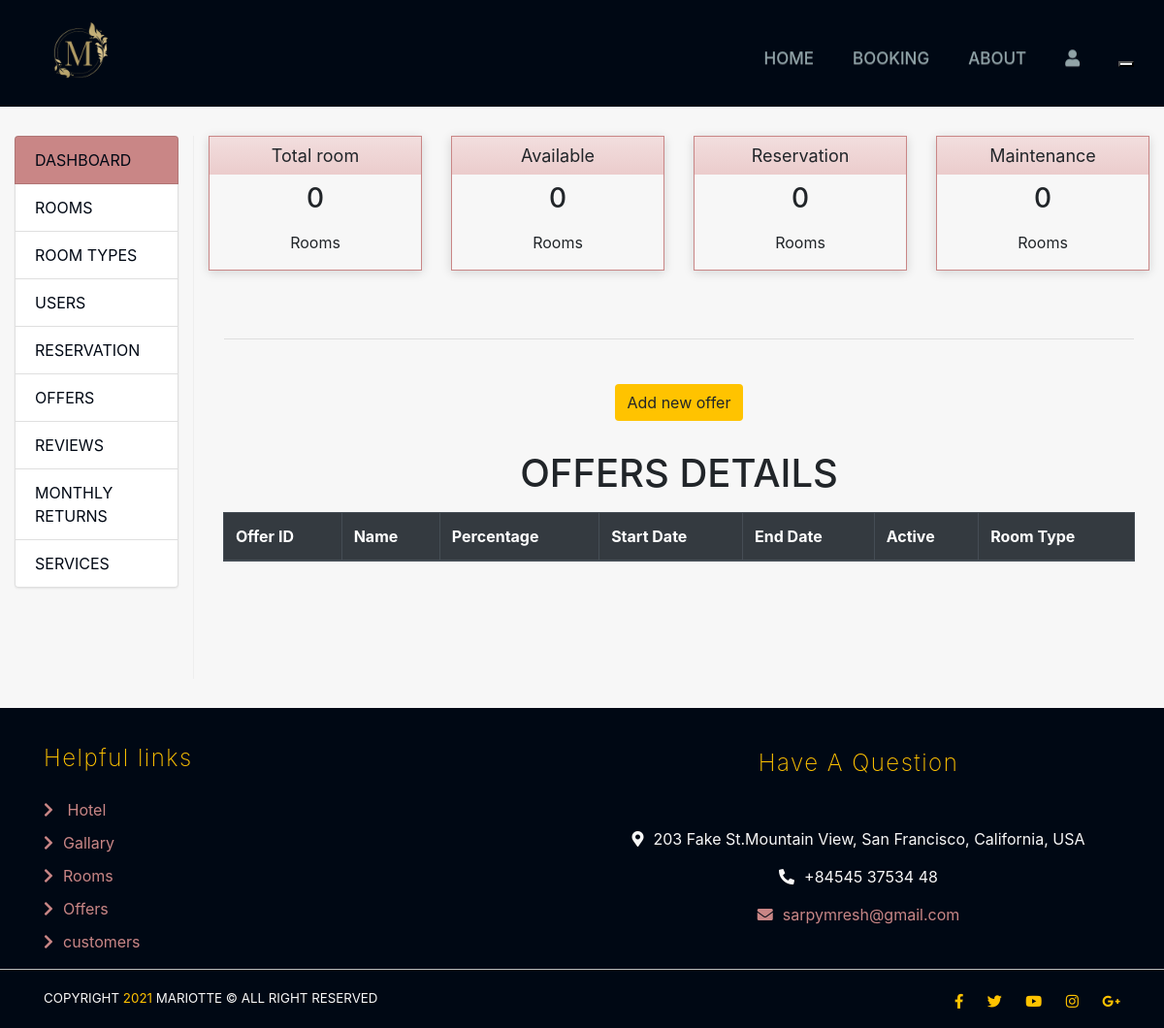
Before: /rooms/offers/ (signed in) with the older database file.
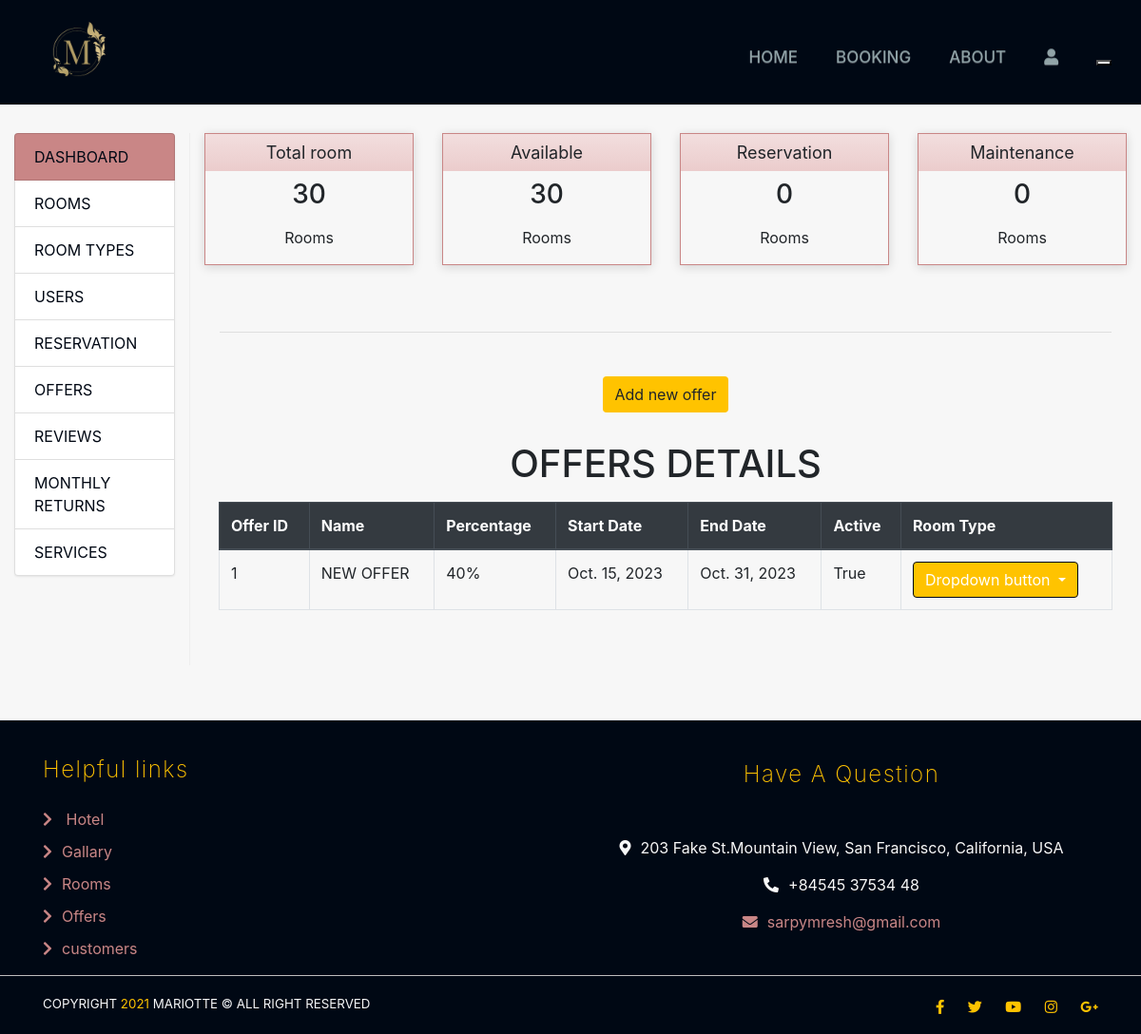
After: the same page with the newer database file.
### offers/models.py (models this page shows)
class Offer(models.Model):
    name = models.CharField(help_text="Trade name for this offer",max_length=25)
    percentage = models.IntegerField()
    start_date = models.DateField(auto_now_add=True)
    end_date = models.DateField()
    is_active = models.BooleanField(default=True)

### offers/views.py (the view)
# urls.py: path('',views.offer_home,name='offer home'),
@login_required()
def offer_home(request):
    user = request.user
    context = {}
    if not user.is_superuser:
        return HttpResponse('You Are Not Authorized To Enter This URL')
    if user.is_superuser and user.is_authenticated and request.method=='GET':
        context['offers'] = Offer.objects.all()
        context['types'] = RoomTypes.objects.filter(offer = None)
        context['all_types'] = RoomTypes.objects.all()
        context['total'] = Rooms.objects.all().count()
        context['available'] = Rooms.objects.filter(state = Rooms.EMPTY).count()
        context['maintenance'] = Rooms.objects.filter(state = Rooms.UNDER_MAINTENANCE).count()
        context['reserved'] = Rooms.objects.filter(state = Rooms.INHABITED).count()
        return render(request,'offers.html',context)

### offers/templates/offers.html (shortened to what this page needs)
{% extends 'admin base.html' %}
{% load static %}
{% block content %}
<div class="col-sm-12 text-center ">
    <button type="button" name="add-offer" class="btn  "style="background-color: #FFC300; margin:30px " data-toggle="modal" data-target="#offerModal">Add new offer</button>
  </div>
  <h1 class="text-center">
    OFFERS  DETAILS
 </h1>
 <div class="container-fluid">
 <div class="table-responsive" >
   <table class="table table-hover table-bordered">
     <thead class="thead-dark">
       <tr>
        <th>Offer ID </th>
        <th>Name </th>
        <th>Percentage </th>
        <th> Start Date </th>
        <th> End Date </th>
        <th> Active </th>
        <th>Room Type</th>
       </tr>
     </thead>
     <tbody>
        {% for offer in offers %}
        <tr>
            <td>{{offer.id}}</td>
            <td>{{offer.name}}</td>
            <td> {{offer.percentage}}%</td>
            <td> {{offer.start_date}} </td>
            <td> {{offer.end_date}} </td>
            <td> {{offer.is_active}} </td>
            <td>
              <div class="dropdown">
                <button class="btn  dropdown-toggle"  type="button" id="dropdownMenuButton" data-toggle="dropdown" aria-haspopup="true" aria-expanded="false">
                  Dropdown button
                </button>
              </div>
          </td>
          </tr>
        {% endfor %}
     </tbody>
   </table>
 </div>
 </div>
{% endblock %}

### templates/admin base.html (shortened to what this page needs)
{% load static %}
<!DOCTYPE html>
<html lang="en">
<head>
  <link rel="stylesheet" href="{% static 'main/css/home.css' %}">
  <link rel="stylesheet" href="{% static 'main/css/normalize.css' %}">
  <link rel="stylesheet" href="{% static 'main/css/all.min.css' %}">
  <link rel="stylesheet" href="{% static 'main/css/bootstrap.min.css' %}">
  <link rel="stylesheet" type="text/css" href="{% static 'main/css/style.css' %}" />
  <link rel="stylesheet" href="{% static 'main/css/animate.css' %}">
  <link rel="stylesheet" href="{% static 'main/css/bootstrap-theme.min.css' %}">
</head>
<body style=" background-color: #f7f7f7;">
  <div class=" mynav ">
    <nav class="navbar navbar-expand-lg navbg fixed-top bl-ac  ">
      <div class="container-fluid">
        <a class="navbar-brand" href="#">
          <img src="{% static 'main/images/hotel-removebg-preview.png' %}" alt="" width="100px" height="100px">
        </a>
        <div class="d-lg-block d-none  ">
          <div class="collapse navbar-collapse align-self-end flex-wrap w-auto " id="navbarNav">
            <ul class="navbar-nav ml-auto">
              <li class="nav-item ">
                <a id="nav-link " class="nav-link1" href="{% url 'home' %}">Home </a>
              </li>
              <li class="nav-item">
                <a id="nav-link" class="nav-link2" href="{% url 'add temp reservation' %}">Booking</a>
              </li>
              <li class="nav-item">
                <a id="nav-link" class="nav-link4" href="{% url 'about' %}">About</a>
              </li>
              {% if request.user.is_authenticated and not request.user.is_staff %}
              <li class="nav-item">
                <a href="#">
                  <i class="fas fa-user"></i></a>
                <ul>
                  {% if not reviewed %}
                  <li><a href="{% url 'add review' %}">add review</a></li>
                  {% else %}
                  <li><a href="#">thank you for your review</a></li>
                  {% endif %}
                  <li><a href="{% url 'my reservations' %}">show my reservation</a></li>
                  <li><a href="{% url 'logout' %}">log out</a></li>
                </ul>
              </li>
              {% elif request.user.is_authenticated and request.user.is_staff and request.user.is_superuser %}
              <li class="nav-item">
                <a href="#">
                  <i class="fas fa-user"></i></a>
              </li>
              {% else %}
              <li class="nav-item">
                <a href="{% url 'login' %}">
                  <i class="fas fa-user"></i></a>
              </li>
              {% endif %}
              <li class="nav-item"><button id="dark-mode-toggle" class="dark-mode-toggle" aria-label="toggle dark mode">
                </button>
              </li>
            </ul>
          </div>
        </div>
      </div>
    </nav>
  </div>
  <div class="container-fluid marg">
    <div class="row">
      <div class="col-lg-2 col-sm-12 sidebar " id="sidebar">
        <div class="list-group">
          <a href="{% url 'misc' %}" class="list-group-item act"> DASHBOARD</a>
          <a href="{% url 'rooms home' %}" class="list-group-item"> ROOMS </a>
          <a href="{% url 'room types' %}" class="list-group-item  ">ROOM TYPES </a>
          <a href="{% url 'show staff' %}" class="list-group-item"> USERS </a>
          <a href="{% url 'books admin' %}" class="list-group-item"> RESERVATION </a>
          <a href="{% url 'offer home' %}" class="list-group-item"> OFFERS </a>
          <a href="{% url 'reviews home' %}" class="list-group-item"> REVIEWS </a>
          <a href="{% url 'monthly returns' %}" class="list-group-item"> MONTHLY RETURNS </a>
          <a href="{% url 'service home' %}" class="list-group-item"> SERVICES </a>
        </div>
      </div>
      <div class="col-sm-12 col-lg-10 main">
        <section class="row text-center placeholders">
          <div class=" col-md-3">
            <div class="panel panel-danger">
              <div class="panel-heading">Total room</div>
              <div class="panel-body">
                <h3>{{total}}</h3>
                <p>Rooms</p>
              </div>
            </div>
          </div>
          <div class="col-md-3">
            <div class="panel panel-danger">
              <div class="panel-heading">Available</div>
              <div class="panel-body">
                <h3>{{available}}</h3>
                <p>Rooms</p>
              </div>
            </div>
          </div>
          <div class=" col-md-3">
            <div class="panel panel-danger">
              <div class="panel-heading">Reservation</div>
              <div class="panel-body">
                <h3>{{reserved}}</h3>
                <p>Rooms</p>
              </div>
            </div>
          </div>
          <div class=" col-md-3">
            <div class="panel panel-danger">
              <div class="panel-heading"> Maintenance</div>
              <div class="panel-body">
                <h3>{{maintenance}}</h3>
                <p>Rooms</p>
              </div>
            </div>
          </div>
        </section>
        <br>
        <hr>
        {% block content %}
        {% endblock %}
      </div>
    </div>
  </div>
  <footer>
    <div class="container text-center">
      <div class="row">
        <div class="col-sm-12 col-md-6">
          <div class="links text-md-left">
            <h4>Helpful links</h4>
            <ul class="list-unstyled  ">
              <li><a href="#hotel"><i class="fa fa-chevron-right"></i> Hotel</a></li>
              <li><a href="#gallary"><i class="fa fa-chevron-right"></i>Gallary</a></li>
              <li><a href="#rooms"><i class="fa fa-chevron-right"></i>Rooms</a></li>
              <li><a href="#offers"><i class="fa fa-chevron-right"></i>Offers</a></li>
              <li><a href="#customers"><i class="fa fa-chevron-right"></i>customers</a></li>
            </ul>
          </div>
        </div>
        <div class="col-sm-12 col-md-6">
          <div class="contact">
            <h4>Have A Question</h4>
            <ul class="list-unstyled">
              <li style="color: #f7f7f7;"> <i class="fas fa-map-marker-alt" aria-hidden="true"></i>203 Fake St.Mountain
                View, San Francisco, California, USA</li>
              <li style="color: #f7f7f7;"><i class="fas fa-phone-alt" aria-hidden="true"></i>+84545 37534 48</li>
              <li><a href="mailto:sarpymresh@gmail.com?subject=contact"><i class="fas fa-envelope"
                    aria-hidden="true"></i>sarpymresh@gmail.com</a></li>
            </ul>
          </div>
        </div>
      </div>
  </footer>
  <div class="copyright">
    <div class="container">
      <div class="row">
        <div class="col-md-6 text-center text-md-left text-uppercase copy" style="color:#f7f7f7">
          Copyright <span style="color:#FFC300;">2021</span> Mariotte &copy; All Right Reserved
        </div>
        <div class="col-md-6 text-center text-md-right">
          <ul class="list-unstyled">
            <li><a href="https://www.facebook.com/sarpy.mresh.5" target="_blank"><i class="fab fa-facebook-f"></i></a>
            </li>
            <li><a href="https://www.facebook.com/sarpy.mresh.5" target="_blank"><i class="fab fa-twitter"></i></a></li>
            <li><a href="https://www.facebook.com/sarpy.mresh.5" target="_blank"><i class="fab fa-youtube"></i></a></li>
            <li><a href="https://www.facebook.com/sarpy.mresh.5" target="_blank"><i class="fab fa-instagram"></i></a>
            </li>
            <li><a href="https://www.facebook.com/sarpy.mresh.5" target="_blank"><i
                  class="fab fa-google-plus-g"></i></a></li>
          </ul>
        </div>
      </div>
    </div>
  </div>
</body>
</html>

### static/main/css/home.css (style rules this page uses)
* { box-sizing: border-box; }
:root { --first-color:#FFC300; --second-color:#000814; --third-color: #C98686; }
html { scroll-behavior: smooth; }
body { font-family: 'Cairo', sans-serif; scroll-behavior: smooth; overflow-x:hidden; }
h1, h2, h3, h4, h5, h6 { padding: 8px 0; }
.mynav { position:absolute; z-index:3; }
.bl-ac { background-color: var(--second-color) !important; }
.navbar { transition: background 0.6s ease-in-out; padding-top: 0 !important; padding-bottom: 0 !important; }
.navbar-nav .nav-item a { color: rgb(225, 255, 255,0.5); font-size: 17px; font-weight:500; text-transform:uppercase; text-decoration: none; transition: all .5s linear; }
.nav-item { padding-right:40px; font-size: 30px; position: relative; }
@media screen and (min-width:1000px) { .nav-item a { font-size:large; } }
.nav-item:last-child { padding-right: 0; }
section { padding-top: 30px; }
p { margin: 20px; font-size: medium; }
hr { margin-top: 1rem; margin-bottom: 1rem; margin-left: 1rem; margin-right: 1rem; border: 0; border-top: 1px solid rgba(0,0,0,.1); }
footer { margin-top:80px; padding-top: 30px; background-color: var(--second-color); }
footer .links h4, footer .contact h4 { color: var(--first-color); font-weight: 200; letter-spacing: 1.5px; }
footer .links ul li { padding-top: 10px; }
footer .links ul li a , footer .contact ul li a { color: var(--third-color); text-decoration: none; transition: .3s ease-in-out; }
footer .links ul li a i, footer .contact ul li i { margin-right: 10px; }
footer .contact { padding-top: 5px; }
footer .contact ul { padding-top: 20px; }
footer .contact ul li { padding-top: 15px; }
.copyright { padding-top: 20px; border-top: 1px solid rgb(189, 189, 189); background-color: var(--second-color); }
.copyright ul li { display: inline-block; }
.copyright ul li a { color: var(--first-color); margin-left: 20px; font-size: 15px; }
.copy { font-size: smaller; }
.row:after { content: ""; display: table; clear: both; }
.sidebar { top: 50px; bottom: 0; right: 0; padding: 0 20px; border-right: 1px solid #eee; height: 70vh; }
@media (min-width:992px) { .marg { margin-top: 90px; } }
#sidebar a { color: var(--second-color); }
#sidebar .act, #sidebar .act:hover, #sidebar .act:focus { background-color: var(--third-color); text-decoration: none; }
.table-responsive .btn { background-color: var(--first-color); }
.main { padding: 20px; }
.panel { border: 1px solid var(--third-color); box-shadow: 0px 2px 10px rgba(0, 0, 0, 0.15) !important; }
.panel .panel-heading { padding: 6px; font-size: large; }
@media (min-width: 768px) { .main { padding-right: 40px; padding-left: 40px; } }
.placeholders { margin-bottom: 30px; text-align: center; }
[class*='col-'] { float: left; padding-right: 10px; }
.dropdown .dropdown-toggle { color: white; border: 1px solid var(--second-color); }

Changed rows visible on the page:
added Offer: id "1", name "NEW OFFER", percentage "40", start_date "Oct. 15, 2023", end_date "Oct. 31, 2023", is_active "True"
Other visible differences:
{{ total }}: "0" → "30"
{{ available }}: "0" → "30"
